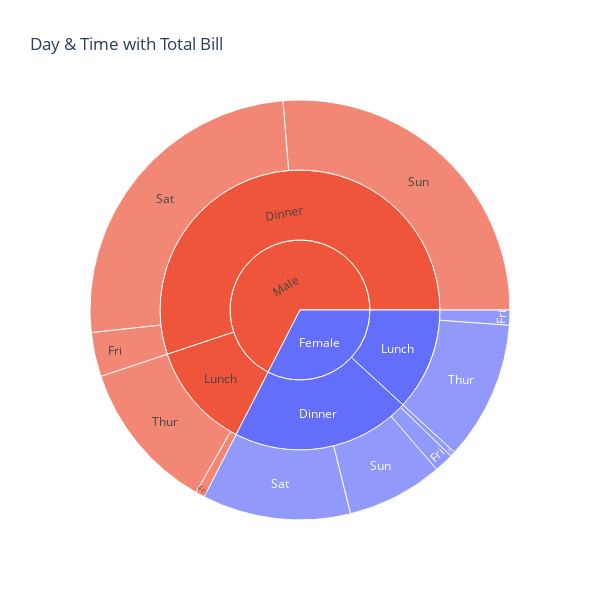

The notebook cell this image was saved under:
### Code cell
# Choosing color as non-numerical data
fig_s4 = px.sunburst(tip, path=['sex', 'time', 'day'], values='total_bill',
                    color='sex', 
                    width=600, height=600, title='Day & Time with Total Bill')
fig_s4.show()

### Figure 1 — Plotly figure (JSON) as saved in the notebook; plotly's stock layout.template omitted (floating-point values rounded to 4 significant figures)
{"data": [{"branchvalues": "total", "customdata": [["Female"], ["Male"], ["Female"], ["Female"], ["Male"], ["Male"], ["Female"], ["Male"], ["Female"], ["Female"], ["Male"], ["Female"], ["Male"], ["Female"], ["Male"], ["Male"], ["Female"]], "domain": {"x": [0, 1], "y": [0, 1]}, "hovertemplate": "labels=%{label}<br>total_bill=%{value}<br>parent=%{parent}<br>id=%{id}<br>sex=%{customdata[0]}<extra></extra>", "ids": ["Female/Dinner/Fri", "Male/Lunch", "Female/Dinner", "Female/Dinner/Sat", "Male", "Male/Dinner/Sat", "Female/Dinner/Sun", "Male/Dinner/Sun", "Female", "Female/Lunch/Thur", "Male/Lunch/Thur", "Female/Lunch/Fri", "Male/Dinner", "Female/Lunch", "Male/Dinner/Fri", "Male/Lunch/Fri", "Female/Dinner/Thur"], "labels": ["Fri", "Lunch", "Dinner", "Sat", "Male", "Sat", "Sun", "Sun", "Female", "Thur", "Thur", "Fri", "Dinner", "Lunch", "Fri", "Fri", "Thur"], "marker": {"colors": ["#636efa", "#EF553B", "#636efa", "#636efa", "#EF553B", "#EF553B", "#636efa", "#EF553B", "#636efa", "#636efa", "#EF553B", "#636efa", "#EF553B", "#636efa", "#EF553B", "#EF553B", "#636efa"]}, "name": "", "parents": ["Female/Dinner", "Male", "Female", "Female/Dinner", "", "Male/Dinner", "Female/Dinner", "Male/Dinner", "", "Female/Lunch", "Male/Lunch", "Female/Lunch", "Male", "Female", "Male/Dinner", "Male/Lunch", "Female/Dinner"], "type": "sunburst", "values": [71.55, 595.6, 999.1, 551.0, 3257.0, 1227.0, 357.7, 1269.0, 1571.0, 516.1, 561.4, 55.76, 2661.0, 571.9, 164.4, 34.16, 18.78]}], "layout": {"height": 600, "legend": {"tracegroupgap": 0}, "title": {"text": "Day & Time with Total Bill"}, "width": 600}}
